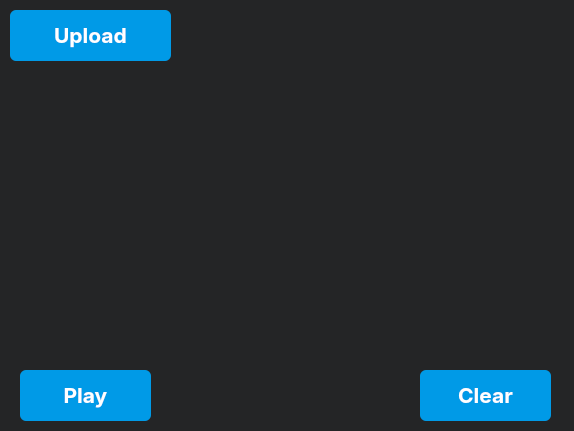
<?xml version="1.0" encoding="UTF-8"?>
<ui version="4.0">
 <class>polar_window</class>
 <widget class="QWidget" name="polar_window">
  <property name="geometry">
   <rect>
    <x>0</x>
    <y>0</y>
    <width>574</width>
    <height>431</height>
   </rect>
  </property>
  <property name="sizePolicy">
   <sizepolicy hsizetype="Fixed" vsizetype="Fixed">
    <horstretch>0</horstretch>
    <verstretch>0</verstretch>
   </sizepolicy>
  </property>
  <property name="windowTitle">
   <string>Non-rectangular Plot</string>
  </property>
  <property name="autoFillBackground">
   <bool>false</bool>
  </property>
  <property name="styleSheet">
   <string notr="true">
background-color: #242526;
color:rgb(255, 255, 255);
</string>
  </property>
  <widget class="QPushButton" name="polar_upload_button">
   <property name="geometry">
    <rect>
     <x>10</x>
     <y>10</y>
     <width>161</width>
     <height>51</height>
    </rect>
   </property>
   <property name="font">
    <font>
     <family>-apple-system</family>
     <pointsize>16</pointsize>
     <weight>75</weight>
     <bold>true</bold>
    </font>
   </property>
   <property name="styleSheet">
    <string notr="true">QPushButton{
appearance: button;
backface-visibility: hidden;
background-color:  rgb(0, 154, 231);
border-radius: 6px;
border-width: 0;
box-shadow: rgba(50, 50, 93, .1) 0 0 0 1px inset,rgba(50, 50, 93, .1) 0 2px 5px 0,rgba(0, 0, 0, .07) 0 1px 1px 0;
box-sizing: border-box;
color: #fff;
cursor: pointer;
font-family: -apple-system,system-ui,&quot;Segoe UI&quot;,Roboto,&quot;Helvetica Neue&quot;,Ubuntu,sans-serif;
font-size: 100%;
height: 30px;
line-height: 1.15;
outline: none;
overflow: hidden;
padding: 3 10px;
position: relative;
text-align: center;
text-transform: none;
transform: translateZ(0);
transition: all .2s,box-shadow .08s ease-in;
user-select: none;
-webkit-user-select: none;
touch-action: manipulation;
width: 100%; /* Reduced width to 200 pixels */
}
QPushButton:hover{
background-color:   rgb(0, 115, 173);
}
QPushButton:pressed{
background-color: rgb(0, 115, 173);
}
</string>
   </property>
   <property name="text">
    <string>Upload</string>
   </property>
   <property name="icon">
    <iconset>
     <normaloff>../../../../../0-MostafaMousaControl_PanelTask/Vital-Signals-Multichannel-Viewer/Vital-Signals-Multichannel-Viewer-main/ui/Icons/upload-.svg</normaloff>../../../../../0-MostafaMousaControl_PanelTask/Vital-Signals-Multichannel-Viewer/Vital-Signals-Multichannel-Viewer-main/ui/Icons/upload-.svg</iconset>
   </property>
   <property name="iconSize">
    <size>
     <width>25</width>
     <height>25</height>
    </size>
   </property>
  </widget>
  <widget class="QWidget" name="polar_widget" native="true">
   <property name="geometry">
    <rect>
     <x>110</x>
     <y>70</y>
     <width>350</width>
     <height>300</height>
    </rect>
   </property>
  </widget>
  <widget class="QPushButton" name="polar_toggle_button">
   <property name="geometry">
    <rect>
     <x>20</x>
     <y>370</y>
     <width>131</width>
     <height>51</height>
    </rect>
   </property>
   <property name="font">
    <font>
     <family>-apple-system</family>
     <pointsize>16</pointsize>
     <weight>75</weight>
     <bold>true</bold>
    </font>
   </property>
   <property name="autoFillBackground">
    <bool>false</bool>
   </property>
   <property name="styleSheet">
    <string notr="true">QPushButton{
appearance: button;
backface-visibility: hidden;
background-color:  rgb(0, 154, 231);
border-radius: 6px;
border-width: 0;
box-shadow: rgba(50, 50, 93, .1) 0 0 0 1px inset,rgba(50, 50, 93, .1) 0 2px 5px 0,rgba(0, 0, 0, .07) 0 1px 1px 0;
box-sizing: border-box;
color: #fff;
cursor: pointer;
font-family: -apple-system,system-ui,&quot;Segoe UI&quot;,Roboto,&quot;Helvetica Neue&quot;,Ubuntu,sans-serif;
font-size: 100%;
height: 30px;
line-height: 1.15;
outline: none;
overflow: hidden;
padding: 3 10px;
position: relative;
text-align: center;
text-transform: none;
transform: translateZ(0);
transition: all .2s,box-shadow .08s ease-in;
user-select: none;
-webkit-user-select: none;
touch-action: manipulation;
width: 100%; /* Reduced width to 200 pixels */
}
QPushButton:hover{
background-color:   rgb(0, 115, 173);
}
QPushButton:pressed{
background-color: rgb(0, 115, 173);
}</string>
   </property>
   <property name="text">
    <string>Play</string>
   </property>
  </widget>
  <widget class="QPushButton" name="polar_clear_button">
   <property name="geometry">
    <rect>
     <x>420</x>
     <y>370</y>
     <width>131</width>
     <height>51</height>
    </rect>
   </property>
   <property name="font">
    <font>
     <family>-apple-system</family>
     <pointsize>16</pointsize>
     <weight>75</weight>
     <bold>true</bold>
    </font>
   </property>
   <property name="autoFillBackground">
    <bool>false</bool>
   </property>
   <property name="styleSheet">
    <string notr="true">QPushButton{
appearance: button;
backface-visibility: hidden;
background-color:  rgb(0, 154, 231);
border-radius: 6px;
border-width: 0;
box-shadow: rgba(50, 50, 93, .1) 0 0 0 1px inset,rgba(50, 50, 93, .1) 0 2px 5px 0,rgba(0, 0, 0, .07) 0 1px 1px 0;
box-sizing: border-box;
color: #fff;
cursor: pointer;
font-family: -apple-system,system-ui,&quot;Segoe UI&quot;,Roboto,&quot;Helvetica Neue&quot;,Ubuntu,sans-serif;
font-size: 100%;
height: 30px;
line-height: 1.15;
outline: none;
overflow: hidden;
padding: 3 10px;
position: relative;
text-align: center;
text-transform: none;
transform: translateZ(0);
transition: all .2s,box-shadow .08s ease-in;
user-select: none;
-webkit-user-select: none;
touch-action: manipulation;
width: 100%; /* Reduced width to 200 pixels */
}
QPushButton:hover{
background-color:   rgb(0, 115, 173);
}
QPushButton:pressed{
background-color: rgb(0, 115, 173);
}</string>
   </property>
   <property name="text">
    <string>Clear</string>
   </property>
  </widget>
 </widget>
 <resources/>
 <connections/>
</ui>
